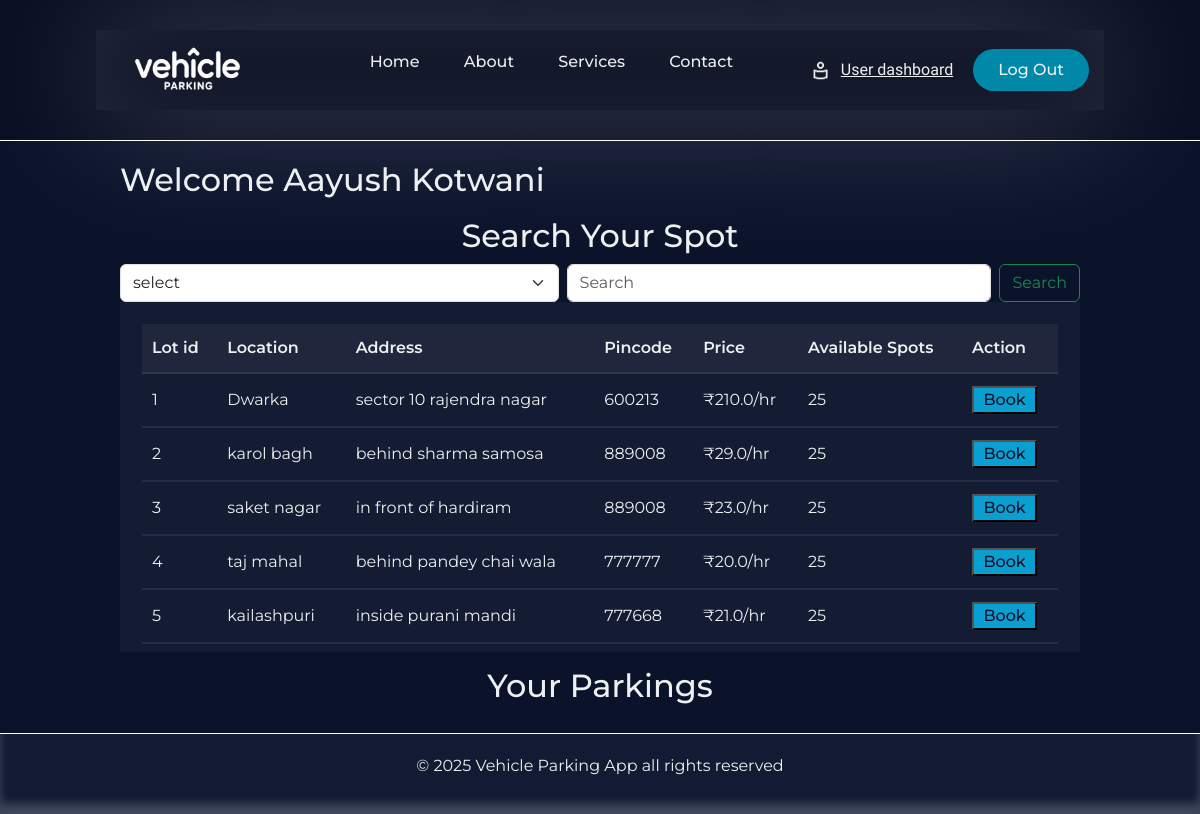
/home/1, run on the app's committed database.
### Application/models.py (models this page shows)
class User(db.Model):
    __tablename__='user'
    id=db.Column(db.Integer,primary_key=True)
    name=db.Column(db.String(80),nullable=False)
    email=db.Column(db.String(150),unique=True,nullable=False)
    password=db.Column(db.String(512),nullable=False)
    address=db.Column(db.String(250),nullable=False)
    pincode=db.Column(db.String(6),nullable=False)
    role=db.Column(db.String(10),default='user',nullable=False)
    record=db.relationship('Parkingrecords',backref='user',lazy=True)

class Parkinglot(db.Model):
    __tablename__='parking_lot'
    id=db.Column(db.Integer,primary_key=True)
    prime_location_name=db.Column(db.String(80),nullable=False)
    price=db.Column(db.Float,nullable=False)
    address=db.Column(db.String(250),nullable=False)
    pincode=db.Column(db.String(6),nullable=False)
    maximum_spots=db.Column(db.Integer,nullable=False)
    is_active=db.Column(db.Boolean,default=True,nullable=False)
    spots=db.relationship('Parkingspots',backref='lot',lazy=True)

### Application/controllers.py (the view)
@app.route('/home/<int:user_id>',methods=['GET','POST'])
def user_dash(user_id):
    user_details=User.query.filter_by(role='user',id=user_id).first()
    if request.method=='POST':
        key=request.form.get('key')
        search_value=request.form.get('search_value')
        if key=='pincode':
            parking_lot_details=Parkinglot.query.filter_by(is_active=True,pincode=search_value).all()
        else:
            parking_lot_details=Parkinglot.query.filter_by(is_active=True,prime_location_name=search_value).all()
        return render_template('user_dashboard.html',user_details=user_details,parking_lot_details=parking_lot_details)
    else:
        parking_lot_details=Parkinglot.query.filter_by(is_active=True).all()
        return render_template('user_dashboard.html',user_details=user_details,parking_lot_details=parking_lot_details)

### templates/user_dashboard.html (shortened to what this page needs)
{% extends 'user_base.html' %}
{% block content %}
        <div class="parkinglot-table-heading-container">
                    <h2>Welcome {{ user_details.name }}</h2>
                </div>
        <div class="parkinglot-table-heading-container-user">
                    <h2>Search Your Spot</h2>
                </div>
                <form class="d-flex" action="{{ url_for('user_dash',user_id=user_details.id) }}" method="POST">
                  <select class="form-select me-2" aria-label="Default select example" name="key" required>
                    <option selected>select</option>
                  </select>
                  <input class="form-control me-2" type="text" name="search_value" placeholder="Search" aria-label="Search" required>
                  <input class="btn btn-outline-success" type="submit" value="Search">
                </form>
        <div class="parkinglot-table-container">
                  <table class="parkinglot-table">
                        <thead>
                          <tr>
                              <th>Lot id</th>
                              <th>Location</th>
                              <th>Address</th>
                              <th>Pincode</th>
                              <th>Price</th>
                              <th>Available Spots</th>
                              <th>Action</th>
                          </tr>
                        </thead>
                        <tbody>
                         {% for lot in parking_lot_details %}
                        <tr>
                            <td>{{lot.id}}
                            <td>{{lot.prime_location_name}}</td>
                            <td>{{lot.address}}</td>
                            <td>{{lot.pincode}}</td>
                            <td>₹{{lot.price}}/hr</td>
                            <td>25</td>
                            <td class="parking-lot-table-buttons">
                                 <a href="/book-parking-spot/{{user_details.id}}/{{lot.id}}"><button class="book-button">Book</button></a>
                            </td>
                        </tr>
                        {% endfor %}
                    </tbody>
                  </table>
                </div>
                <div class="parkinglot-table-heading-container-user-parkings">
                    <h2>Your Parkings</h2>
                </div>
{% endblock %}

### static/style.css (style rules this page uses)
* { box-sizing: border-box; margin: 0; padding: 0; font-family: "Montserrat",sans-serif; }
html,body { height: 100%; background-color: #0b132b; color: #edf0f1; }
li,a,button { font-weight: 500; font-size: 16px; color: inherit; text-decoration: none; }
.parkinglot-table-heading-container { margin-bottom: 10px; display: flex; justify-content: space-between; }
.parkinglot-table-heading-container-user { display: flex; justify-content: center; }
.parkinglot-table-heading-container-user-parkings { display: flex; justify-content: center; margin-top: 15px; }
.parkinglot-table-container { padding: 22px; background-color: rgba(255, 255, 255, 0.040); border: #f7f7f7; overflow-y: auto; max-height: 350px; }
.parkinglot-table { width: 100%; border-radius: 30px; border-collapse: separate; border-spacing: 0px; }
.parkinglot-table th, .parkinglot-table td { padding: 12px 10px; border-bottom: 2px solid rgba(255, 255, 255, 0.080);; }
.parkinglot-table th { text-align: left; background-color: rgba(255, 255, 255, 0.05); font-weight: 600; }
.parkinglot-table td { text-align: left; }
.parking-lot-table-buttons button { color: #0b132b; width: 65px; cursor: pointer; transition: all 0.3s ease 0s; }
.parking-lot-table-buttons .book-button { background-color: #0a9fd1; }

### data on the page
User: name "Aayush Kotwani"
Parkinglot: id "1", prime_location_name "Dwarka", address "sector 10 rajendra nagar", pincode "600213", price "210.0"
Parkinglot: id "2", prime_location_name "karol bagh", address "behind sharma samosa", pincode "889008", price "29.0"
Parkinglot: id "3", prime_location_name "saket nagar", address "in front of hardiram", pincode "889008", price "23.0"
Parkinglot: id "4", prime_location_name "taj mahal", address "behind pandey chai wala", pincode "777777", price "20.0"
Parkinglot: id "5", prime_location_name "kailashpuri", address "inside purani mandi", pincode "777668", price "21.0"
